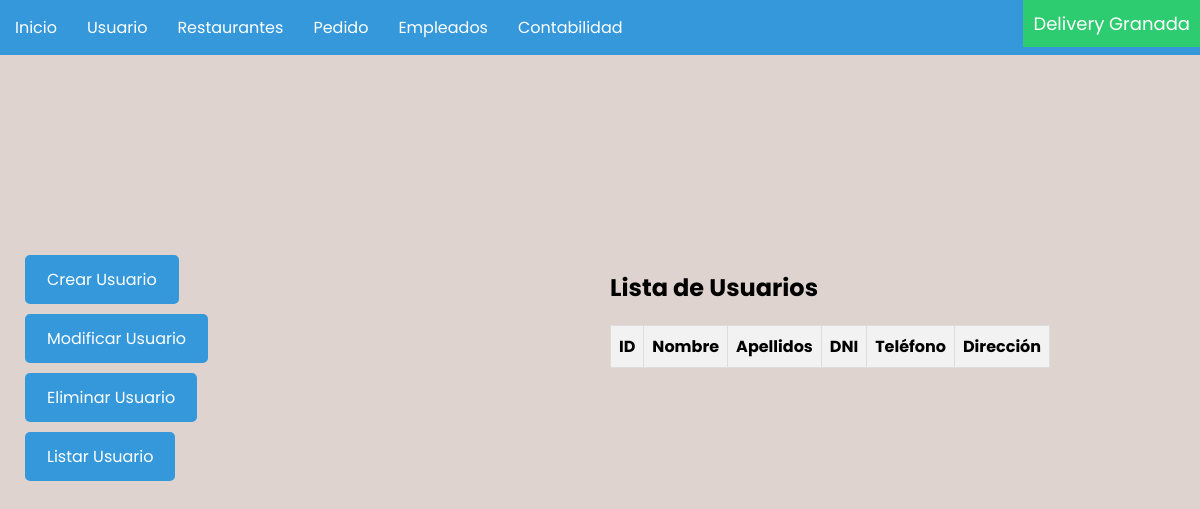
The app's page /usuarios/, older data.
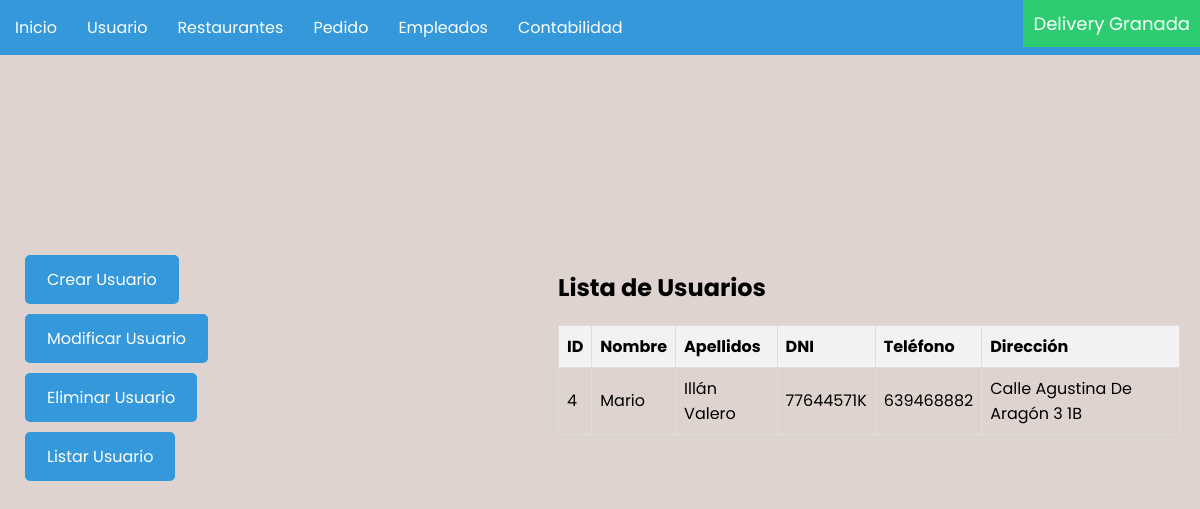
The same page, newer data.
### delivery/models.py (models this page shows, shortened)
class Cliente(models.Model):
    Nombre = models.CharField(max_length=255)
    Telefono = models.CharField(max_length=9)
    Direccion = models.CharField(max_length=255)

class Usuario(Cliente):
    Apellidos = models.CharField(max_length=255, null=True)
    DNI = models.CharField(max_length=9 , unique=True)

class Cliente(models.Model):
    Nombre = models.CharField(max_length=255)
    Telefono = models.CharField(max_length=9)
    Direccion = models.CharField(max_length=255)

### delivery/views.py (the view)
# urls.py: path('usuarios/', views.usuario, name='usuarios'),
def usuario(request):
    usuarios = Usuario.objects.all()
    return render(request, 'usuarios/usuarios.html', {'usuarios': usuarios})

### delivery/templates/usuarios/usuarios.html (shortened to what this page needs)
{% load static %}
<!DOCTYPE html>
<html lang="es">
<head>
    <link rel="stylesheet" type="text/css" href="{% static 'css/body.css' %}">
    <link rel="stylesheet" type="text/css" href="{% static 'css/navbar.css' %}">
    <link rel="stylesheet" type="text/css" href="{% static 'css/barra_izquierda.css' %}">
    <link rel="stylesheet" type="text/css" href="{% static 'css/listar_tabla.css' %}">
</head>
<body>
    <nav class="nav">
        <ul class="list">
            <li class="list_item list_item--click">
                <div class="list_button">
                    <a href="{% url 'home' %}" class="nav_link">Inicio</a>
                </div>
            </li>
            <li class="list_item list_item--click">
                <div class="list_button">
                    <a href="{% url 'usuarios' %}" class="nav_link">Usuario</a>
                </div>
            </li>
            <li class="list_item list_item--click">
                <div class="list_button">
                    <a href="{% url 'restaurantes' %}" class="nav_link">Restaurantes</a>
                </div>
            </li>
            <li class="list_item list_item--click">
                <div class="list_button">
                    <a href="{% url 'pedidos' %}" class="nav_link">Pedido</a>
            </div>
            <li class="list_item list_item--click">
                <div class="list_button">
                    <a href="{% url 'empleados' %}" class="nav_link">Empleados</a>
            </div>
            <li class="list_item list_item--click">
                <div class="list_button">
                    <a href="{% url 'contabilidad' %}" class="nav_link">Contabilidad</a>
            </div>
            <li class="list_item list_item--app-name">
                <div class="list_button list_button--app-name">
                    <p class="app_name">Delivery Granada</p>
                </div>
            </li>
        </ul>
    </nav>
        <div class="content">
            <div class="input">
                <a href="{% url 'crear_usuarios' %}" class="additional-button">Crear Usuario</a>
                <a href="{% url 'modificar_usuarios' %}" class="additional-button">Modificar Usuario</a>
                <a href="{% url 'eliminar_usuarios' %}" class="additional-button">Eliminar Usuario</a>
                <a href="{% url 'usuarios' %}" class="additional-button">Listar Usuario</a>
            </div>
            <div>
                <h2>Lista de Usuarios</h2>
                <table class="table">
                    <thead>
                        <th>ID</th>
                        <th>Nombre</th>
                        <th>Apellidos</th>
                        <th>DNI</th>
                        <th>Teléfono</th>
                        <th>Dirección</th>
                    </thead>
                    <tbody>
                        {% for usuario in usuarios %}
                        <tr>
                            <td>{{ usuario.id }}</td>
                            <td>{{ usuario.Nombre }}</td>
                            <td>{{ usuario.Apellidos }}</td>
                            <td>{{ usuario.DNI }}</td>
                            <td>{{ usuario.Telefono }}</td>
                            <td>{{ usuario.Direccion }}</td>
                        </tr>
                        {% endfor %}
                    </tbody>
                </table>
            </div>
            </div>
</body>
</html>

Row changes from the older to the newer data that the page shows:
added Usuario: id "4", Nombre "Mario", Apellidos "Illán Valero", DNI "77644571K", Telefono "639468882", Direccion "Calle Agustina De Aragón 3 1B"
